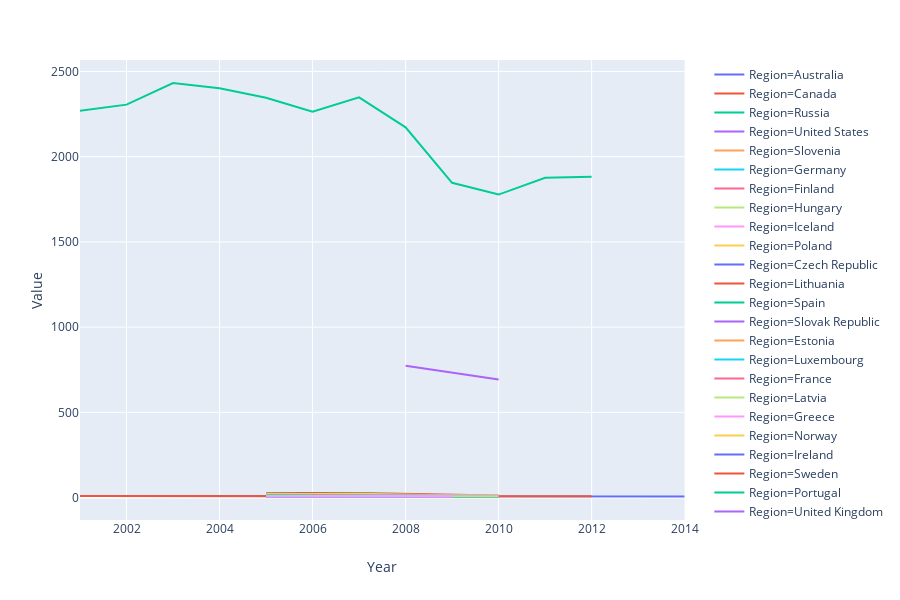

The code cell stored with this chart in its notebook:
### Markdown cell above
## 교통사고 사망률

### Code cell
px.line(crime_df[crime_df['VAR'] == 'MORT_TRANSP_RA'], x='Year', y='Value', color='Region')

### Figure 1 — Plotly figure (JSON) as saved in the notebook; plotly's stock layout.template omitted (floating-point values rounded to 4 significant figures)
{"data": [{"hoverlabel": {"namelength": 0}, "hovertemplate": "Region=Australia<br>Year=%{x}<br>Value=%{y}", "legendgroup": "Region=Australia", "line": {"color": "#636efa", "dash": "solid"}, "mode": "lines", "name": "Region=Australia", "showlegend": true, "type": "scatter", "x": [2010, 2001, 2002, 2003, 2004, 2005, 2006, 2007, 2008, 2009, 2011, 2012, 2013, 2014], "xaxis": "x", "y": [7.2, 9.01, 8.8, 8.22, 7.94, 8.1, 8.8, 8.2, 7.6, 7.7, 7, 6.6, 6.2, 5.9], "yaxis": "y"}, {"hoverlabel": {"namelength": 0}, "hovertemplate": "Region=Canada<br>Year=%{x}<br>Value=%{y}", "legendgroup": "Region=Canada", "line": {"color": "#EF553B", "dash": "solid"}, "mode": "lines", "name": "Region=Canada", "showlegend": true, "type": "scatter", "x": [2001, 2002, 2003, 2004, 2005, 2006, 2007, 2008, 2009, 2012, 2010, 2011], "xaxis": "x", "y": [9.8, 10.1, 9.9, 9.6, 10.2, 9.7, 9.5, 8.8, 8, 7.5, 8.2, 7.3], "yaxis": "y"}, {"hoverlabel": {"namelength": 0}, "hovertemplate": "Region=Russia<br>Year=%{x}<br>Value=%{y}", "legendgroup": "Region=Russia", "line": {"color": "#00cc96", "dash": "solid"}, "mode": "lines", "name": "Region=Russia", "showlegend": true, "type": "scatter", "x": [2001, 2002, 2003, 2004, 2005, 2006, 2007, 2008, 2009, 2010, 2011, 2012], "xaxis": "x", "y": [2270.0, 2305.0, 2432.0, 2401.0, 2346.0, 2264.0, 2348, 2172.0, 1846.0, 1778.0, 1876.0, 1883.0], "yaxis": "y"}, {"hoverlabel": {"namelength": 0}, "hovertemplate": "Region=United States<br>Year=%{x}<br>Value=%{y}", "legendgroup": "Region=United States", "line": {"color": "#ab63fa", "dash": "solid"}, "mode": "lines", "name": "Region=United States", "showlegend": true, "type": "scatter", "x": [2008, 2010], "xaxis": "x", "y": [773.4, 692.4], "yaxis": "y"}, {"hoverlabel": {"namelength": 0}, "hovertemplate": "Region=Slovenia<br>Year=%{x}<br>Value=%{y}", "legendgroup": "Region=Slovenia", "line": {"color": "#FFA15A", "dash": "solid"}, "mode": "lines", "name": "Region=Slovenia", "showlegend": true, "type": "scatter", "x": [2005, 2010, 2008, 2006, 2009, 2007], "xaxis": "x", "y": [13.9, 8.3, 12.5, 14.7, 10.4, 16], "yaxis": "y"}, {"hoverlabel": {"namelength": 0}, "hovertemplate": "Region=Germany<br>Year=%{x}<br>Value=%{y}", "legendgroup": "Region=Germany", "line": {"color": "#19d3f3", "dash": "solid"}, "mode": "lines", "name": "Region=Germany", "showlegend": true, "type": "scatter", "x": [2010, 2009, 2005, 2007, 2006, 2008], "xaxis": "x", "y": [4.9, 5.5, 6.8, 6.3, 6.5, 5.8], "yaxis": "y"}, {"hoverlabel": {"namelength": 0}, "hovertemplate": "Region=Finland<br>Year=%{x}<br>Value=%{y}", "legendgroup": "Region=Finland", "line": {"color": "#FF6692", "dash": "solid"}, "mode": "lines", "name": "Region=Finland", "showlegend": true, "type": "scatter", "x": [2007, 2006, 2009, 2008, 2005, 2010], "xaxis": "x", "y": [9.3, 8.7, 7.1, 8.2, 9.5, 6.6], "yaxis": "y"}, {"hoverlabel": {"namelength": 0}, "hovertemplate": "Region=Hungary<br>Year=%{x}<br>Value=%{y}", "legendgroup": "Region=Hungary", "line": {"color": "#B6E880", "dash": "solid"}, "mode": "lines", "name": "Region=Hungary", "showlegend": true, "type": "scatter", "x": [2008, 2007, 2010, 2005, 2009, 2006], "xaxis": "x", "y": [13, 15.3, 9.8, 15.5, 11.2, 16], "yaxis": "y"}, {"hoverlabel": {"namelength": 0}, "hovertemplate": "Region=Iceland<br>Year=%{x}<br>Value=%{y}", "legendgroup": "Region=Iceland", "line": {"color": "#FF97FF", "dash": "solid"}, "mode": "lines", "name": "Region=Iceland", "showlegend": true, "type": "scatter", "x": [2006, 2008, 2009, 2005, 2007], "xaxis": "x", "y": [12.8, 5, 4.1, 6.7, 5.8], "yaxis": "y"}, {"hoverlabel": {"namelength": 0}, "hovertemplate": "Region=Poland<br>Year=%{x}<br>Value=%{y}", "legendgroup": "Region=Poland", "line": {"color": "#FECB52", "dash": "solid"}, "mode": "lines", "name": "Region=Poland", "showlegend": true, "type": "scatter", "x": [2005, 2010, 2009, 2007, 2008, 2006], "xaxis": "x", "y": [15.6, 11.8, 13.2, 15.9, 15.8, 14.6], "yaxis": "y"}, {"hoverlabel": {"namelength": 0}, "hovertemplate": "Region=Czech Republic<br>Year=%{x}<br>Value=%{y}", "legendgroup": "Region=Czech Republic", "line": {"color": "#636efa", "dash": "solid"}, "mode": "lines", "name": "Region=Czech Republic", "showlegend": true, "type": "scatter", "x": [2009, 2006, 2008, 2010, 2007, 2005], "xaxis": "x", "y": [9.8, 10.6, 11.2, 8.7, 12.1, 12.3], "yaxis": "y"}, {"hoverlabel": {"namelength": 0}, "hovertemplate": "Region=Lithuania<br>Year=%{x}<br>Value=%{y}", "legendgroup": "Region=Lithuania", "line": {"color": "#EF553B", "dash": "solid"}, "mode": "lines", "name": "Region=Lithuania", "showlegend": true, "type": "scatter", "x": [2009, 2006, 2010, 2008, 2007, 2005], "xaxis": "x", "y": [14.5, 27.5, 12, 18.8, 27.1, 26.7], "yaxis": "y"}, {"hoverlabel": {"namelength": 0}, "hovertemplate": "Region=Spain<br>Year=%{x}<br>Value=%{y}", "legendgroup": "Region=Spain", "line": {"color": "#00cc96", "dash": "solid"}, "mode": "lines", "name": "Region=Spain", "showlegend": true, "type": "scatter", "x": [2006, 2009, 2007, 2010, 2005, 2008], "xaxis": "x", "y": [10.3, 6.2, 9.3, 5.6, 11.2, 7.6], "yaxis": "y"}, {"hoverlabel": {"namelength": 0}, "hovertemplate": "Region=Slovak Republic<br>Year=%{x}<br>Value=%{y}", "legendgroup": "Region=Slovak Republic", "line": {"color": "#ab63fa", "dash": "solid"}, "mode": "lines", "name": "Region=Slovak Republic", "showlegend": true, "type": "scatter", "x": [2005, 2010, 2008, 2009, 2006, 2007], "xaxis": "x", "y": [14.2, 9.6, 14.2, 9.9, 15.3, 15.2], "yaxis": "y"}, {"hoverlabel": {"namelength": 0}, "hovertemplate": "Region=Estonia<br>Year=%{x}<br>Value=%{y}", "legendgroup": "Region=Estonia", "line": {"color": "#FFA15A", "dash": "solid"}, "mode": "lines", "name": "Region=Estonia", "showlegend": true, "type": "scatter", "x": [2005, 2006, 2008, 2010, 2009, 2007], "xaxis": "x", "y": [15.1, 18.2, 12.4, 7.3, 9, 16.2], "yaxis": "y"}, {"hoverlabel": {"namelength": 0}, "hovertemplate": "Region=Luxembourg<br>Year=%{x}<br>Value=%{y}", "legendgroup": "Region=Luxembourg", "line": {"color": "#19d3f3", "dash": "solid"}, "mode": "lines", "name": "Region=Luxembourg", "showlegend": true, "type": "scatter", "x": [2008, 2009, 2005, 2010, 2006, 2007], "xaxis": "x", "y": [5.7, 7, 7.7, 4.9, 6.8, 6.3], "yaxis": "y"}, {"hoverlabel": {"namelength": 0}, "hovertemplate": "Region=France<br>Year=%{x}<br>Value=%{y}", "legendgroup": "Region=France", "line": {"color": "#FF6692", "dash": "solid"}, "mode": "lines", "name": "Region=France", "showlegend": true, "type": "scatter", "x": [2007, 2009, 2010, 2005, 2006, 2008], "xaxis": "x", "y": [7.7, 7.2, 6.5, 9, 8, 7.2], "yaxis": "y"}, {"hoverlabel": {"namelength": 0}, "hovertemplate": "Region=Latvia<br>Year=%{x}<br>Value=%{y}", "legendgroup": "Region=Latvia", "line": {"color": "#B6E880", "dash": "solid"}, "mode": "lines", "name": "Region=Latvia", "showlegend": true, "type": "scatter", "x": [2009, 2007, 2006, 2008, 2010, 2005], "xaxis": "x", "y": [12.1, 22.1, 20.2, 18, 12.4, 21.8], "yaxis": "y"}, {"hoverlabel": {"namelength": 0}, "hovertemplate": "Region=Greece<br>Year=%{x}<br>Value=%{y}", "legendgroup": "Region=Greece", "line": {"color": "#FF97FF", "dash": "solid"}, "mode": "lines", "name": "Region=Greece", "showlegend": true, "type": "scatter", "x": [2007, 2009, 2010, 2008, 2006, 2005], "xaxis": "x", "y": [15.6, 14.6, 12.8, 15.3, 16.2, 16.4], "yaxis": "y"}, {"hoverlabel": {"namelength": 0}, "hovertemplate": "Region=Norway<br>Year=%{x}<br>Value=%{y}", "legendgroup": "Region=Norway", "line": {"color": "#FECB52", "dash": "solid"}, "mode": "lines", "name": "Region=Norway", "showlegend": true, "type": "scatter", "x": [2007, 2009, 2008, 2006, 2005, 2010], "xaxis": "x", "y": [5.8, 5.4, 6.4, 5.9, 6.3, 5.4], "yaxis": "y"}, {"hoverlabel": {"namelength": 0}, "hovertemplate": "Region=Ireland<br>Year=%{x}<br>Value=%{y}", "legendgroup": "Region=Ireland", "line": {"color": "#636efa", "dash": "solid"}, "mode": "lines", "name": "Region=Ireland", "showlegend": true, "type": "scatter", "x": [2005, 2006, 2008, 2010, 2009, 2007], "xaxis": "x", "y": [8.3, 7.1, 5.7, 4.1, 5, 7], "yaxis": "y"}, {"hoverlabel": {"namelength": 0}, "hovertemplate": "Region=Sweden<br>Year=%{x}<br>Value=%{y}", "legendgroup": "Region=Sweden", "line": {"color": "#EF553B", "dash": "solid"}, "mode": "lines", "name": "Region=Sweden", "showlegend": true, "type": "scatter", "x": [2010, 2009, 2006, 2007, 2008, 2005], "xaxis": "x", "y": [3.3, 4.3, 5.7, 5.6, 5.1, 5.6], "yaxis": "y"}, {"hoverlabel": {"namelength": 0}, "hovertemplate": "Region=Portugal<br>Year=%{x}<br>Value=%{y}", "legendgroup": "Region=Portugal", "line": {"color": "#00cc96", "dash": "solid"}, "mode": "lines", "name": "Region=Portugal", "showlegend": true, "type": "scatter", "x": [2008, 2006, 2005, 2007, 2009, 2010], "xaxis": "x", "y": [10.2, 10.9, 13.4, 11.3, 10.1, 9.6], "yaxis": "y"}, {"hoverlabel": {"namelength": 0}, "hovertemplate": "Region=United Kingdom<br>Year=%{x}<br>Value=%{y}", "legendgroup": "Region=United Kingdom", "line": {"color": "#ab63fa", "dash": "solid"}, "mode": "lines", "name": "Region=United Kingdom", "showlegend": true, "type": "scatter", "x": [2007, 2008, 2009, 2010, 2006, 2005], "xaxis": "x", "y": [5.6, 5, 4.3, 3.6, 5.8, 5.8], "yaxis": "y"}, {"hoverlabel": {"namelength": 0}, "hovertemplate": "Region=Austria<br>Year=%{x}<br>Value=%{y}", "legendgroup": "Region=Austria", "line": {"color": "#FFA15A", "dash": "solid"}, "mode": "lines", "name": "Region=Austria", "showlegend": true, "type": "scatter", "x": [2009, 2005, 2007, 2006, 2008, 2010], "xaxis": "x", "y": [7.7, 9.6, 8.6, 8.9, 8.2, 6.9], "yaxis": "y"}, {"hoverlabel": {"namelength": 0}, "hovertemplate": "Region=Netherlands<br>Year=%{x}<br>Value=%{y}", "legendgroup": "Region=Netherlands", "line": {"color": "#19d3f3", "dash": "solid"}, "mode": "lines", "name": "Region=Netherlands", "showlegend": true, "type": "scatter", "x": [2005, 2006, 2009, 2008, 2010, 2007], "xaxis": "x", "y": [4.9, 4.8, 4.5, 4.7, 4.4, 5.1], "yaxis": "y"}, {"hoverlabel": {"namelength": 0}, "hovertemplate": "Region=Italy<br>Year=%{x}<br>Value=%{y}", "legendgroup": "Region=Italy", "line": {"color": "#FF6692", "dash": "solid"}, "mode": "lines", "name": "Region=Italy", "showlegend": true, "type": "scatter", "x": [2007, 2009, 2006, 2008, 2010], "xaxis": "x", "y": [9.8, 8.1, 10.4, 8.9, 7.6], "yaxis": "y"}, {"hoverlabel": {"namelength": 0}, "hovertemplate": "Region=Belgium<br>Year=%{x}<br>Value=%{y}", "legendgroup": "Region=Belgium", "line": {"color": "#B6E880", "dash": "solid"}, "mode": "lines", "name": "Region=Belgium", "showlegend": true, "type": "scatter", "x": [2008, 2007, 2009, 2006, 2005, 2010], "xaxis": "x", "y": [9.5, 10.9, 9.5, 10.5, 11, 8.3], "yaxis": "y"}, {"hoverlabel": {"namelength": 0}, "hovertemplate": "Region=Denmark<br>Year=%{x}<br>Value=%{y}", "legendgroup": "Region=Denmark", "line": {"color": "#FF97FF", "dash": "solid"}, "mode": "lines", "name": "Region=Denmark", "showlegend": true, "type": "scatter", "x": [2009, 2007, 2006, 2005, 2008], "xaxis": "x", "y": [5.8, 7.1, 6, 6.8, 7.2], "yaxis": "y"}], "layout": {"height": 600, "legend": {"tracegroupgap": 0}, "margin": {"t": 60}, "xaxis": {"anchor": "y", "domain": [0, 0.98], "title": {"text": "Year"}}, "yaxis": {"anchor": "x", "domain": [0, 1], "title": {"text": "Value"}}}}
